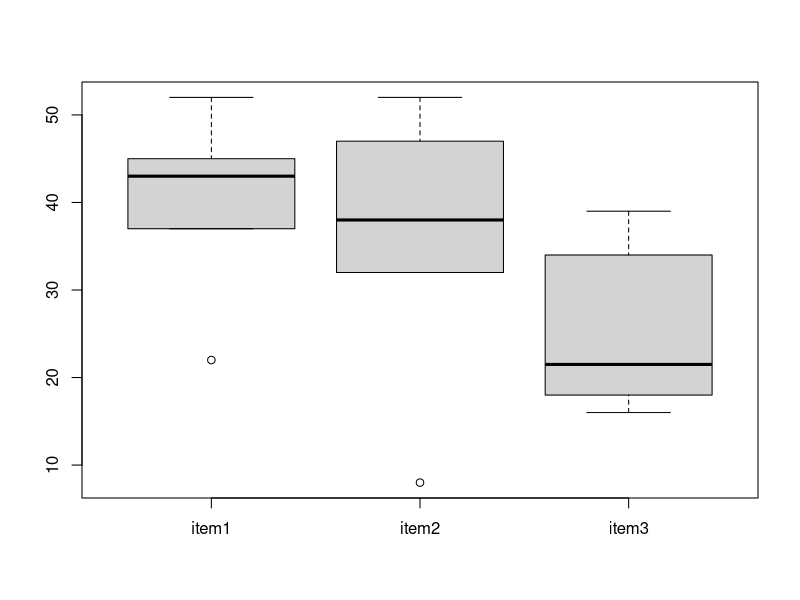

R code for this plot:
#5
item1=c(22,42,44,52,45,37)
item2=c(52,33,8,47,43,32)
item3=c(16,24,19,18,34,39)
group=data.frame(cbind(item1,item2,item3))
group
summary(group)
stgr=stack(group)
stgr
crd=aov(values~ind,data=stgr)
crd
summary(crd)
boxplot(group)